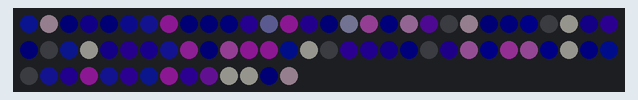
Simulated run of this sketch. Board: Arduino Uno, built with avr-gcc and run on an emulated ATmega328P. On the bench: 74 RGB LEDs in strip order, left to right, continuing on the next row. Dim RGB values are drawn brighter than linear; random numbers use the default seed unless the sketch sets one.

Above: at 0.15 s.
At 3.17 s:
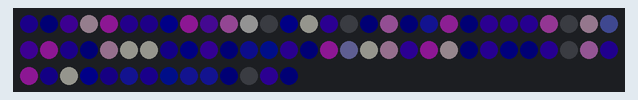
At 6.19 s:
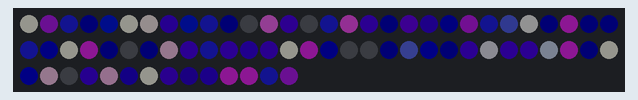
At 9.81 s:
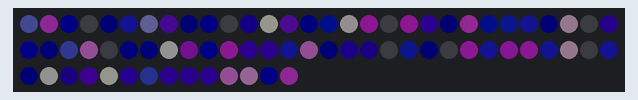
At 19.76 s:
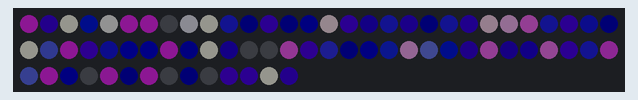
At 39.37 s:
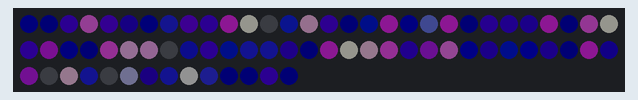

The sketch:

Arduino-WS2812_LED.ino
```cpp
#include <FastLED.h>

#define NUM_LEDS  74  // 24(Ring 1) + 24(Ring 2) + 24(Ring 3) + 2(Eyes)
#define LED_PIN   6

CRGB leds[NUM_LEDS];
uint8_t colorIndex[NUM_LEDS];


DEFINE_GRADIENT_PALETTE( bhw3_51_gp )
{
    0,   1,  1,  1,
   35,   1,  1, 21,
   61,   5, 13,123,
   86,  27, 35,184,
  127, 252,250,237,
  160, 229, 43,233,
  204,  68,  6,212,
  255,  19,  8, 93};


CRGBPalette16 palette = bhw3_51_gp;

void setup()
{
  FastLED.addLeds<WS2812B, LED_PIN, GRB>(leds, NUM_LEDS);
  FastLED.setBrightness(20);

  //Fill the colorIndex array with random numbers
  for (int i = 0; i < NUM_LEDS; i++)
  {
    colorIndex[i] = random8();
  }
}

void loop()
{

  // Color each pixel from the palette using the index from colorIndex[]
  for (int i = 0; i < NUM_LEDS; i++)
  {
    leds[i] = ColorFromPalette(palette, colorIndex[i]);
  }

  EVERY_N_MILLISECONDS(5)
  {
    for (int i = 0; i < NUM_LEDS; i++)
    {
      colorIndex[i]++;
    }
  }
  FastLED.show();
}
```
